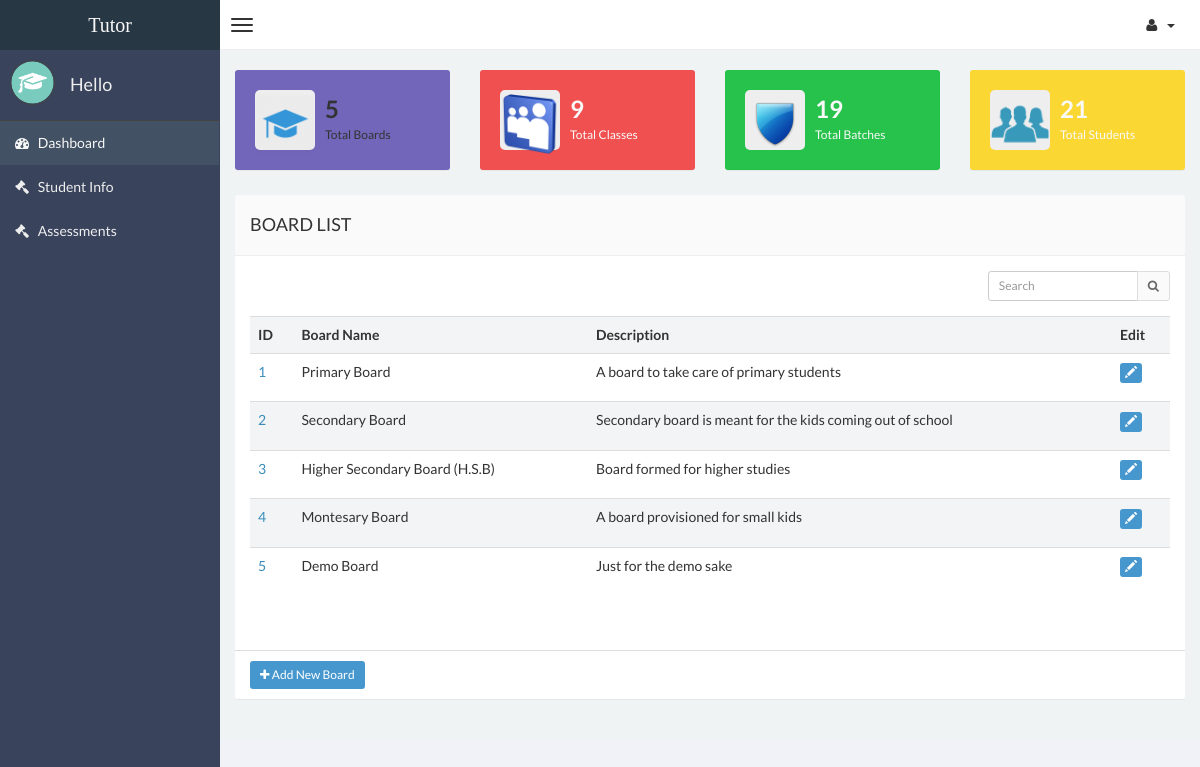
Page /board_info.php on the committed database.
### tables this page shows
CREATE TABLE `boards` (
  `board_id` int(11) NOT NULL,
  `board_name` varchar(40) NOT NULL,
  `board_desc` varchar(100) DEFAULT NULL
);

### board_info.php (the view, shortened to what this page needs)
<?php
include('db.php');
?>
<!DOCTYPE html>
<html>
<head>
    <link href="css/bootstrap.min.css" rel="stylesheet" type="text/css" />
    <link href="css/font-awesome.min.css" rel="stylesheet" type="text/css" />
    <link href="css/ionicons.min.css" rel="stylesheet" type="text/css" />
    <link href="css/morris/morris.css" rel="stylesheet" type="text/css" />
    <link href="css/jvectormap/jquery-jvectormap-1.2.2.css" rel="stylesheet" type="text/css" />
    <link href="css/datepicker/datepicker3.css" rel="stylesheet" type="text/css" />
    <link href="css/daterangepicker/daterangepicker-bs3.css" rel="stylesheet" type="text/css" />
    <link href="css/iCheck/all.css" rel="stylesheet" type="text/css" />
    <link href="css/style.css" rel="stylesheet" type="text/css" />
      </head>
      <body class="skin-black">
        <header class="header">
            <a href="board_info.php" class="logo">
                Tutor
            </a>
            <nav class="navbar navbar-static-top" role="navigation">
                <a href="#" class="navbar-btn sidebar-toggle" data-toggle="offcanvas" role="button">
                    <span class="icon-bar"></span>
                    <span class="icon-bar"></span>
                    <span class="icon-bar"></span>
                </a>
                <div class="navbar-right">
                    <ul class="nav navbar-nav">
                        <li class="dropdown user user-menu">
                            <a href="#" class="dropdown-toggle" data-toggle="dropdown">
                                <i class="fa fa-user"></i>
                                <span><i class="caret"></i></span>
                            </a>
                                </li>
                            </ul>
                        </div>
                    </nav>
                </header>
                <div class="wrapper row-offcanvas row-offcanvas-left">
                    <aside class="left-side sidebar-offcanvas">
                        <section class="sidebar">
                            <div class="user-panel">
                                <div class="pull-left image">
                                    <img src="hat.png" class="img-circle" alt="User Image" />
                                </div>
                                <div class="pull-left info">
                                    <h4>Hello</h4>
                                </div>
                            </div>
                            <ul class="sidebar-menu">
                                <li class="active">
                                    <a href="board_info.php">
                                        <i class="fa fa-dashboard"></i> <span>Dashboard</span>
                                    </a>
                                </li>
                                <li>
                                    <a href="student_info.php">
                                        <i class="fa fa-gavel"></i> <span>Student Info</span>
                                    </a>
                                </li>
                                <li>
                                    <a href="assessment_info.php">
                                        <i class="fa fa-gavel"></i> <span>Assessments</span>
                                    </a>
                                </li>
                            </ul>
                        </section>
                    </aside>
                    <aside class="right-side">
                <section class="content">
                    <div class="row" style="margin-bottom:5px;">
                        <div class="col-md-3 ">
                            <div class="sm-st clearfix bg-violet">
                                <span class="sm-st-icon st-white"><img src="school_icon.png"></img></span>
                                <div class="sm-st-info">
                                    <span><?php
                                    $sql = "select count(*) as count from boards";
                                        $stmt = $dbh->prepare($sql);
                                        $products = array();
                                        if ($stmt->execute()) {
                                            while ($row = $stmt->fetch(PDO::FETCH_ASSOC)) {
                                                $products[] = $row;
                                            }
                                        }
                                        echo $products[0]['count'];
                                    ?>
                                </span>
                                    Total Boards
                                </div>
                            </div>
                        </div>
                        <div class="col-md-3">
                            <div class="sm-st clearfix bg-red">
                                <span class="sm-st-icon st-white"><img src="classes_icon.png"></img></span>
                                <div class="sm-st-info">
                                    <span><?php
                                    $sql = "select count(*) as count from classes";
                                        $stmt = $dbh->prepare($sql);
                                        $products = array();
                                        if ($stmt->execute()) {
                                            while ($row = $stmt->fetch(PDO::FETCH_ASSOC)) {
                                                $products[] = $row;
                                            }
                                        }
                                        echo $products[0]['count'];
                                    ?></span>
                                    Total Classes
                                </div>
                            </div>
                        </div>
                        <div class="col-md-3">
                            <div class="sm-st clearfix bg-green">
                                <span class="sm-st-icon st-white"><img src="batches_icon.png"></img></span>
                                <div class="sm-st-info">
                                    <span><?php
                                    $sql = "select count(*) as count from batches";
                                        $stmt = $dbh->prepare($sql);
                                        $products = array();
                                        if ($stmt->execute()) {
                                            while ($row = $stmt->fetch(PDO::FETCH_ASSOC)) {
                                                $products[] = $row;
                                            }
                                        }
                                        echo $products[0]['count'];
                                    ?></span>
                                    Total Batches
                                </div>
                            </div>
                        </div>
                        <div class="col-md-3">
                            <div class="sm-st clearfix bg-yellow">
                                <span class="sm-st-icon st-white"><img src="students_icon.png"></img></span>
                                <div class="sm-st-info">
                                    <span><?php
                                    $sql = "select count(*) as count from students";
                                        $stmt = $dbh->prepare($sql);
                                        $products = array();
                                        if ($stmt->execute()) {
                                            while ($row = $stmt->fetch(PDO::FETCH_ASSOC)) {
                                                $products[] = $row;
                                            }
                                        }
                                        echo $products[0]['count'];
                                    ?></span>
                                    Total Students
                                </div>
                            </div>
                        </div>
                    </div>
                    <div class="row">
                        <div class="col-xs-12">
                            <div class="panel">
                                <header class="panel-heading">
                                    <h4>Board List</h4>
                                </header>
                                <div class="panel-body table-responsive">
                                    <div class="box-tools m-b-15">
                                        <div class="input-group">
                                            <input type="text" name="table_search" id="search" class="form-control input-sm pull-right" style="width: 150px;" placeholder="Search"/>
                                            <div class="input-group-btn">
                                                <button class="btn btn-sm btn-default"><i class="fa fa-search"></i></button>
                                            </div>
                                        </div>
                                    </div>
                                    <table class="table table-hover table-striped">
                                        <tr>
                                            <th>ID</th>
                                            <th>Board Name</th>
                                            <th>Description</th>
                                            <th>Edit</th>
                                        </tr>
                                        <?php
                                        $sql = "select * from boards order by board_id asc";
                                        $stmt = $dbh->prepare($sql);
                                        $products = array();
                                        if ($stmt->execute()) {
                                            while ($row = $stmt->fetch(PDO::FETCH_ASSOC)) {
                                                $products[] = $row;
                                            }
                                        }
                                        $str = "";
                                         foreach ($products as $product) {
                                             $str.="<tr><td class='clickableRow'><a>".$product['board_id']."</a></td><td>".$product['board_name']."</td><td>".$product['board_desc']."</td>
<td class='la_edit'><p data-placement='top' data-toggle='tooltip' title='Edit'><button class='btn btn-primary btn-xs'><span class='glyphicon glyphicon-pencil'></span></button></p></td>
                                             </tr>";
                                         }
                                        echo $str;
                                        ?>
                                    </table>
                                </div>
                                    <div class="panel-footer bg-white">
                                    <button class="btn btn-primary btn-addon btn-sm" data-toggle="modal" data-target="#myModalHorizontal">
                                        <i class="fa fa-plus"></i>
                                        Add New Board
                                    </button>
                                </div>
                                </div>
                            </div>
                        </div>
                </section>
            </aside>
        </div>
</body>
</html>

### rows in the picture
boards: board_id "1", board_name "Primary Board", board_desc "A board to take care of primary students"
boards: board_id "2", board_name "Secondary Board", board_desc "Secondary board is meant for the kids coming out of school"
boards: board_id "3", board_name "Higher Secondary Board (H.S.B)", board_desc "Board formed for higher studies"
boards: board_id "4", board_name "Montesary Board", board_desc "A board provisioned for small kids"
boards: board_id "5", board_name "Demo Board", board_desc "Just for the demo sake"

### other values in the picture
$products[0]['count'] "5"
$products[0]['count'] "9"
$products[0]['count'] "19"
$products[0]['count'] "21"
